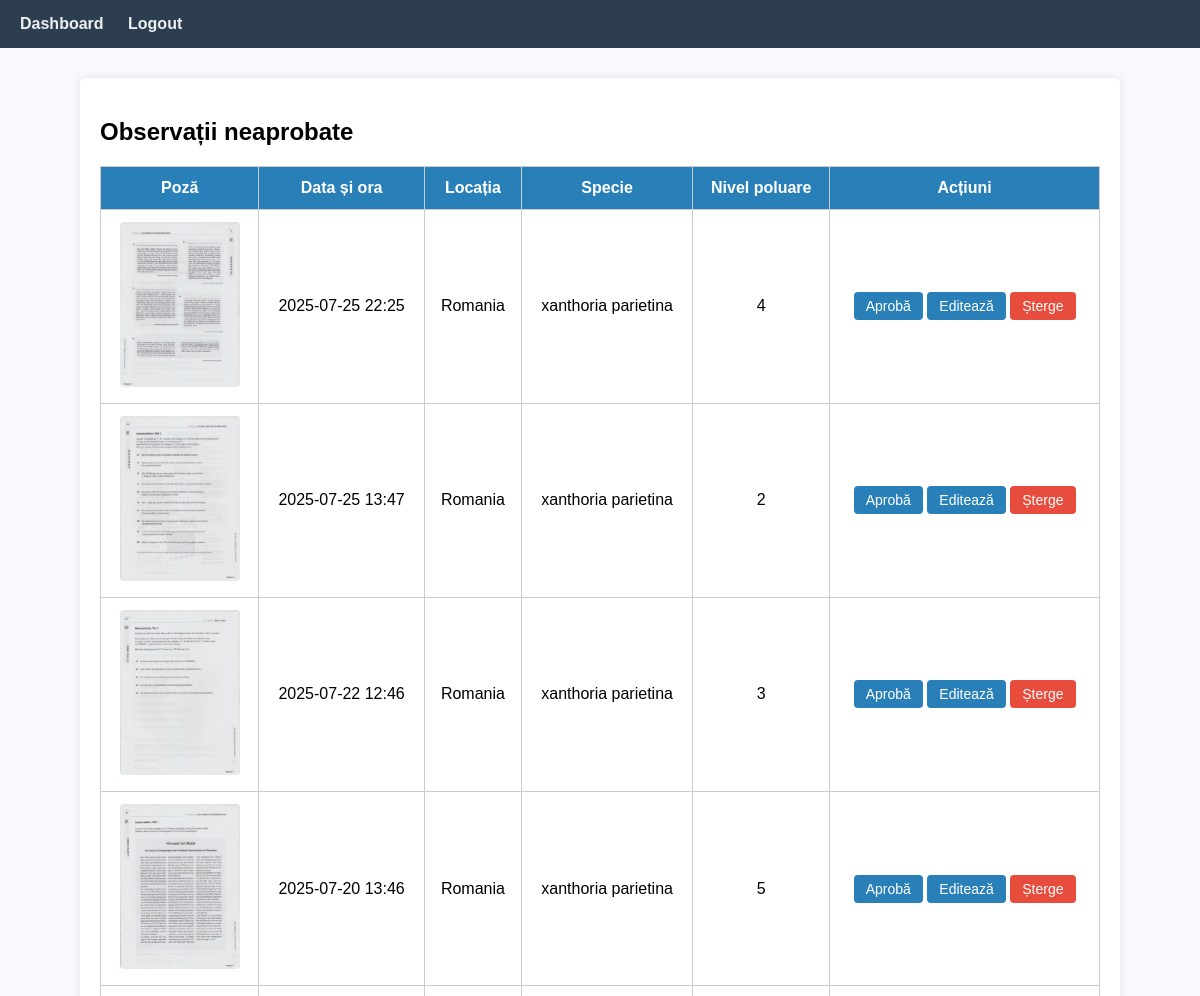
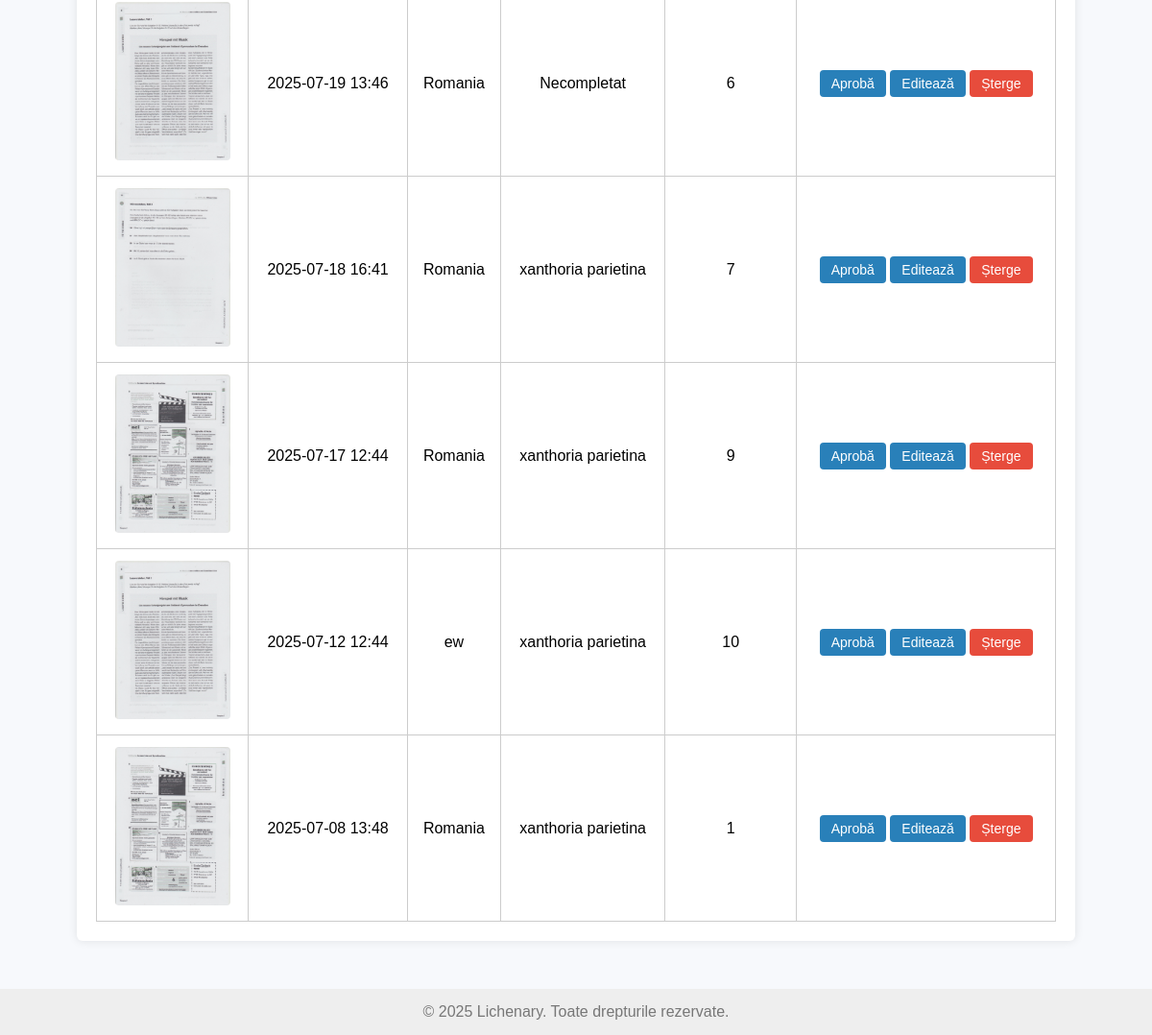
The app's page /admin/observations (signed in) with its own data (2 pictures, top to bottom).
### app.py (models this page shows)
class Observation(db.Model):
    id = db.Column(db.Integer, primary_key=True)
    image_filename = db.Column(db.Text, nullable=False)
    date_time = db.Column(db.DateTime, nullable=False)
    location = db.Column(db.String(300), nullable=False)
    latitude = db.Column(db.Float)
    longitude = db.Column(db.Float)
    species = db.Column(db.String(150))
    pollution_level = db.Column(db.Integer)
    is_approved = db.Column(db.Boolean, default=False)
    user_id = db.Column(db.Integer, db.ForeignKey('user.id'))
    user = db.relationship('User')

### app.py (the view)
@app.route('/admin/observations')
@login_required
def admin_observations():
    if current_user.username != 'admin':
        flash('Access denied.', 'error')
        return redirect(url_for('dashboard'))
    observations = Observation.query.filter_by(is_approved=False).order_by(Observation.date_time.desc()).all()
    return render_template('admin_observations.html', observations=observations)

### app.py (called while the page is built)
@login_manager.user_loader
def load_user(user_id):
    return User.query.get(int(user_id))

### templates/admin_observations.html (shortened to what this page needs)
<!DOCTYPE html>
<html lang="ro">
<head>
</head>
<body>
<header>
    <nav>
        <a href="{{ url_for('dashboard') }}">Dashboard</a>
        <a href="{{ url_for('logout') }}">Logout</a>
    </nav>
</header>
<main>
    <h2>Observații neaprobate</h2>
    {% if observations %}
        <table>
            <thead>
                <tr>
                    <th>Poză</th>
                    <th>Data și ora</th>
                    <th>Locația</th>
                    <th>Specie</th>
                    <th>Nivel poluare</th>
                    <th>Acțiuni</th>
                </tr>
            </thead>
            <tbody>
                {% for obs in observations %}
                <tr>
                    <td>
                        <img src="{{ obs.image_filename }}"
     alt="Lichen"
     onclick="showModal(this.src)">
                    </td>
                    <td>{{ obs.date_time.strftime('%Y-%m-%d %H:%M') }}</td>
                    <td>{{ obs.location }}</td>
                    <td>{{ obs.species if obs.species else 'Necompletat' }}</td>
                    <td>{{ obs.pollution_level if obs.pollution_level is not none else 'Necompletat' }}</td>
                    <td>
    <form method="post" action="{{ url_for('approve_observation', obs_id=obs.id) }}" class="inline">
        <button type="submit">Aprobă</button>
    </form>
    <a class="edit-link" href="{{ url_for('edit_observation', obs_id=obs.id) }}">Editează</a>
    <button onclick="toggleConfirm({{ obs.id }})" style="background-color: #e74c3c;">Șterge</button>
</td>
                </tr>
                {% endfor %}
            </tbody>
        </table>
    {% else %}
        <p>Nu există observații neaprobate.</p>
    {% endif %}
</main>
<footer>
    &copy; 2025 Lichenary. Toate drepturile rezervate.
</footer>
</body>
</html>

### templates/admin_observations.html (style rules this page uses)
body { font-family: Arial, sans-serif; background-color: #f7f9fc; margin: 0; padding: 0; }
header { background-color: #2c3e50; padding: 15px 20px; }
header nav a { color: #ecf0f1; text-decoration: none; margin-right: 20px; font-weight: bold; }
main { max-width: 1000px; margin: 30px auto; background-color: white; padding: 20px; border-radius: 6px; box-shadow: 0 0 10px rgba(0,0,0,0.1); }
table { width: 100%; border-collapse: collapse; margin-top: 20px; }
th, td { padding: 12px; border: 1px solid #ccc; text-align: center; }
th { background-color: #2980b9; color: white; }
img { max-width: 120px; border-radius: 4px; cursor: pointer; }
form.inline { display: inline; }
button, .edit-link { padding: 6px 12px; background-color: #2980b9; color: white; border: none; border-radius: 4px; cursor: pointer; text-decoration: none; font-size: 14px; }
footer { margin-top: 50px; text-align: center; color: #777; padding: 15px; background: #eee; }

### records on screen
Observation: image_filename (picture), date_time "2025-07-25 22:25", location "Romania", species "xanthoria parietina", pollution_level "4"
Observation: image_filename (picture), date_time "2025-07-25 13:47", location "Romania", species "xanthoria parietina", pollution_level "2"
Observation: image_filename (picture), date_time "2025-07-22 12:46", location "Romania", species "xanthoria parietina", pollution_level "3"
Observation: image_filename (picture), date_time "2025-07-20 13:46", location "Romania", species "xanthoria parietina", pollution_level "5"
Observation: image_filename (picture), date_time "2025-07-19 13:46", location "Romania", species "Necompletat", pollution_level "6"
Observation: image_filename (picture), date_time "2025-07-18 16:41", location "Romania", species "xanthoria parietina", pollution_level "7"
Observation: image_filename (picture), date_time "2025-07-17 12:44", location "Romania", species "xanthoria parietina", pollution_level "9"
Observation: image_filename (picture), date_time "2025-07-12 12:44", location "ew", species "xanthoria parietina", pollution_level "10"
Observation: image_filename (picture), date_time "2025-07-08 13:48", location "Romania", species "xanthoria parietina", pollution_level "1"
